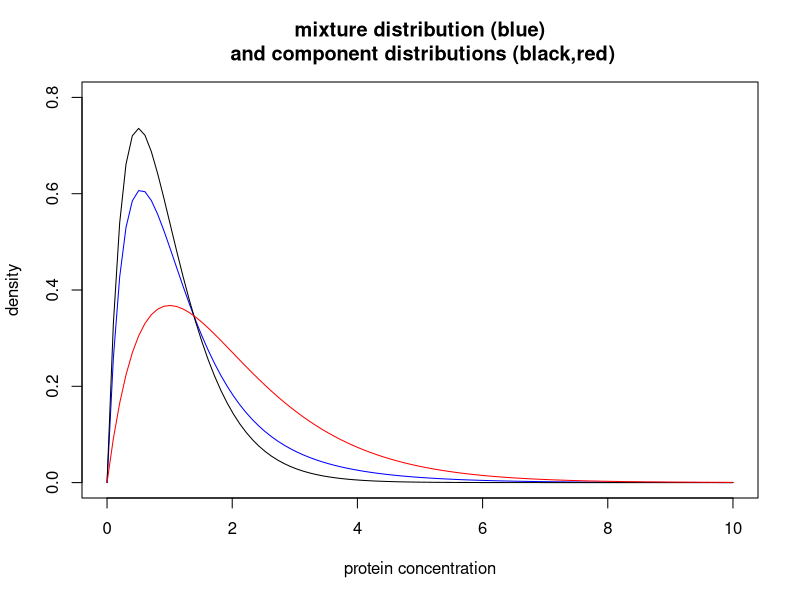
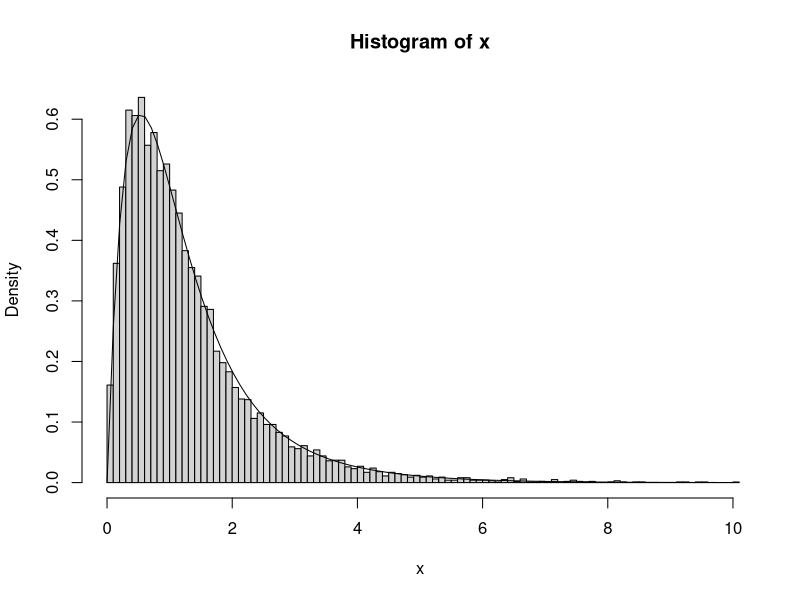

These figures' R source, in order:
## ---- chunk 1
x = seq(0,10,length=100)
plot(x, 0.7*dgamma(x,scale = 0.5,shape = 2) + 0.3 * dgamma(x,scale = 1,shape = 2)
       , col="blue", type="l", xlab="protein concentration", main="mixture distribution (blue)\n and component distributions (black,red)", ylab="density", ylim=c(0,0.8))
lines(x, dgamma(x,scale = 0.5,shape = 2), type="l", col="black")
lines(x, dgamma(x,scale = 1,shape = 2), type="l", col="red")
## ---- chunk 2
n = 10000 # number of samples
x = rep(0,n) # to store the samples
shape = c(2,2) # shapes of the two components
scale = c(0.5,1) # scales of the two components
for(i in 1:n){
  if(runif(1)<0.7) 
    z=1 else z=2
  x[i] = rgamma(1,scale=scale[z],shape=shape[z])
}

# plot the histogram; note use of probability=TRUE so that it is scaled like a density (area=1). This makes it easy to compare with the theoretical density
hist(x,nclass=100,xlim=c(0,10),probability=TRUE)

# now plot density on top
xvec = seq(0,10,length=100)
lines(xvec, 0.7*dgamma(xvec,scale = 0.5,shape = 2) + 0.3 * dgamma(xvec,scale = 1,shape = 2))
